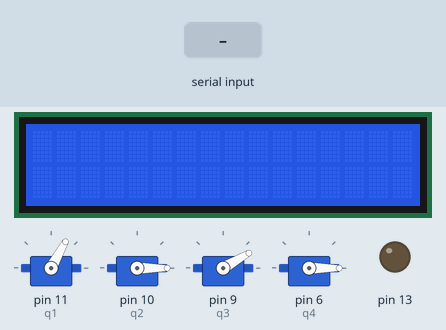
Recording of a sketch running on a simulated Arduino Leonardo, built with avr-gcc and run on an emulated ATmega32U4. Parts: 16×2 character LCD, 4 × servo, output pins drawn as LEDs (lit = HIGH). The test bench sets the inputs (shaded band). What the sketch prints to the serial monitor is not drawn.

Above: at 1.2 s.
1.3 s: byte 245 (0xF5) received over Serial
At 2.4 s:
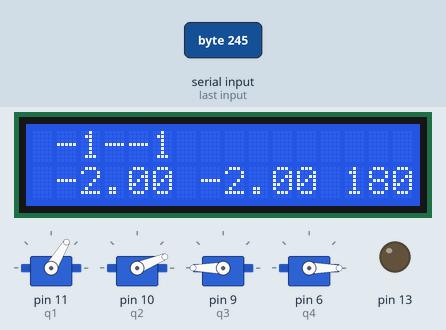
Timing chart, 0 to 4.3 s (numbered marks = the images above; inputs shaded):
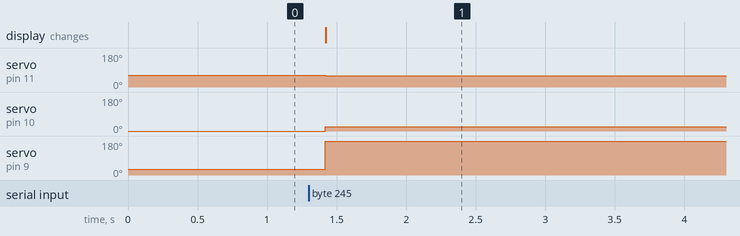

Measured:
- after the input at 1.3 s, servo on pin 11 (q1): 61° → 59° after 0.12 s; servo on pin 10 (q2): 0° → 22° after 0.12 s; servo on pin 9 (q3): 30° → 180° after 0.12 s; the display: changes after 0.12 s (image 1)

The sketch:

bacaSudutilfani.ino
```cpp
#include <LiquidCrystal_I2C.h>
#include "VarSpeedServo.h"

#define I2C_LCD 0x27

LiquidCrystal_I2C lcd(0x27, 16, 2);

//#define PI    3.14159265358
#define DTR   PI/180.0           // Konversi degree to radian
#define RTD   180.0/PI           // Konversi radian to degree

extern unsigned int speedL, speedR, pwmperiod;
extern long encL, encR, encLold, encRold;
extern float tetaL, tetaR;
//int sudut1,
int i;

float refA=0, errorA=0, integralA=0, derivativeA=0, last_errorA=0;
float refB=0, errorB=0, integralB=0, derivativeB=0, last_errorB=0;
float refC=0, refD=0;

//Posisi Awal
int x0 = 0, x1 = 0, x2 = 0;
int y0 = 0, y1 = 0, y2 = 0;
int z0 = 0, z1 = 0, z2 = 0, a1=0;
float sudut1 = 0, sudut2 = 0, sudut3 = 0, sudut4 = 0;
int check;
int terima;

float aprintf(char *str, ...);

float a;

//define servo and its perks
VarSpeedServo q1;
VarSpeedServo q2;
VarSpeedServo q3;
VarSpeedServo q4;

void setup() {
  // put your setup code here, to run once:
  lcd.begin();
  Serial.begin(9600);
  pinMode(13,OUTPUT);
  q1.attach(11);
  q2.attach(10);
  q3.attach(9);
  q4.attach(6);
}

void loop() {
    while(Serial.available()>=1){
    if(Serial.read()==0xF5){
        Serial.print("Haha");
        check = Serial.read();
        x0 = Serial.read(); // buat nentuin sudutnya positifnya pos atau neg
        x1 = Serial.read();
        x2 = Serial.read();
        y0 = Serial.read();
        y1 = Serial.read();
        y2 = Serial.read();
        z0 = Serial.read();
        z1 = Serial.read();
        z2 = Serial.read();
        a1 = Serial.read();
    terima = x0^x1^x2^y0^y1^y2^z0^z1^z2;
    if(check==terima){
      sudut1 = x1 + x2;
      sudut2 = y1 + y2;
      sudut3 = z1 + z2;
      if(z0==1){
      sudut3= -sudut3;
      }
      sudut3 = 2*(sudut3-(sudut2-90));
      sudut4 = a1;
    }
    lcd.setCursor(1,0);
    lcd.print(check);
    lcd.print("-");
    lcd.print(terima);
    lcd.setCursor(1,1);
    lcd.print(sudut1);
    lcd.print(" ");
    lcd.print(sudut2);
    lcd.print(" ");
    lcd.print(sudut3);
    lcd.print(" ");
    if(x0==1){
      sudut1= -sudut1;
    }
    if(y0==1){
      sudut2= -sudut2;
    }
    if(sudut1>180){
      sudut1=180;
    }
    if(sudut2>180){
      sudut2=180;
    }
    if(sudut3>180){
      sudut3=180;
    }

    if(sudut1<-60){
      sudut1=-60;
    }
     if(sudut2<37){
      sudut2=37;
    }
      if(sudut1>120){
      sudut1=120;
    }
     if(sudut2>180){
      sudut2=180;
    }
//        if (sudut1 > 180) sudut1 = sudut1 - 360;
//        if (sudut2 > 180) sudut2 = sudut2 - 360;

//        lcd.clear();
//        lcd.print(sudut1);
//        lcd.print(" ");
//        lcd.print(sudut2);
  }

 }
  refA=sudut1;
  refB=sudut2;
  refC=sudut3;
  refD=sudut4;
//    lcd.setCursor(1,0);
//    lcd.print(refA);
//    lcd.print(" ");
//    lcd.print(refB);
//    lcd.print(" ");
//    lcd.print(refC);
//    lcd.setCursor(1,0);
    digitalWrite(13,LOW);
  refA = 0.6532*refA - 18.70+80;
//  refA = (refA-16.333)/1.1;
  refB = (refB-12.333)/1.1;
////  refB = (0.8663*refB-19.86);
  refC = (refC+30.07);
  q1.write(refA);
  q2.write(refB);
  q3.write(refC);
  q4.write(refD);
  Serial.print(refA);
  Serial.print("-");
  Serial.print(refB);
  Serial.print("-");
  Serial.print(refC);
  Serial.print("-");
  Serial.println(refD);
  delay(100);
}
```
